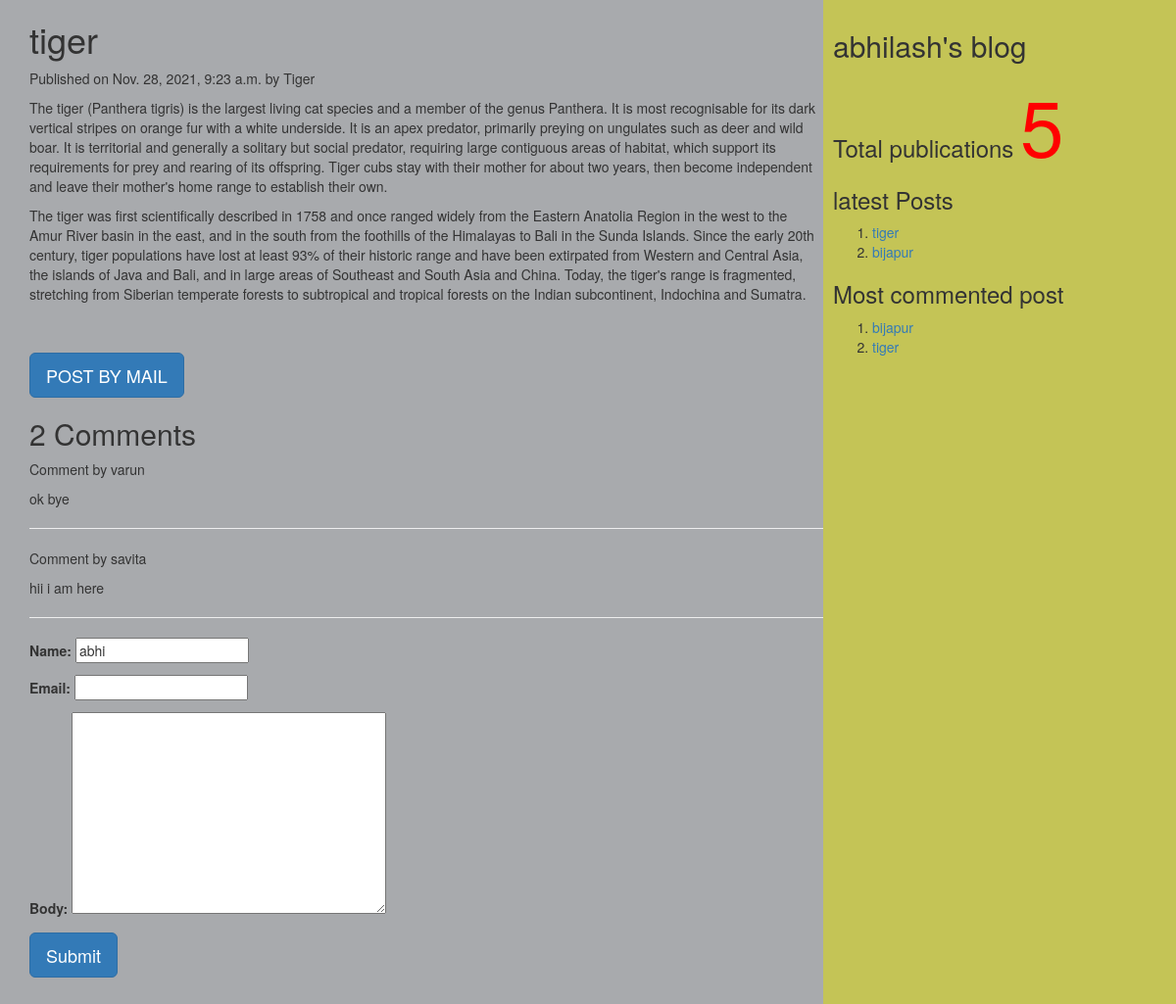
Page /2021/11/28/tiger/ on the committed database.
### myApp/models.py (models this page shows, shortened)
class Post(models.Model):
    tags=TaggableManager()
    STATUS_CHOICES=(('draft','Draft'),('published','Published'))
    title=models.CharField(max_length=256)
    slug=models.SlugField(max_length=264,unique_for_date='publish')
    author=models.ForeignKey(User,related_name='blog_posts',on_delete=models.CASCADE)
    body=models.TextField()
    publish=models.DateTimeField(default=timezone.now)
    created=models.DateTimeField(auto_now_add=True)
    updated=models.DateTimeField(auto_now=True)
    status=models.CharField(max_length=10,choices=STATUS_CHOICES,default='draft')
    objects=CustomManager()
    class Meta:
        ordering=('-publish',)
    def get_absolute_url(self):
        return reverse('post_details',args=[self.publish.year,self.publish.strftime('%m'),self.publish.strftime('%d'),self.slug])

class Comment(models.Model):
    post=models.ForeignKey(Post,related_name="comments",on_delete=models.CASCADE)
    name=models.CharField(max_length=50,default="abhi")
    email=models.EmailField()
    body=models.TextField()
    created=models.DateTimeField(auto_now_add=True)
    updated=models.DateTimeField(auto_now=True)
    active=models.BooleanField(default=True)
    class Meta:
        ordering=('created',)

### myApp/views.py (the view, shortened to what this page needs)
# urls.py: url(r'(?P<year>\d{4})/(?P<month>\d{2})/(?P<day>\d{2})/(?P<post>[-\w]+)/$',views.post_details_view,name='post_details'),
def post_details_view(request,year,month,day,post):
    post=get_object_or_404(Post,slug=post,publish__year=year,publish__month=month,publish__day=day)
    comments=post.comments.filter(active=True)
    csubmit=False
    form=CommentForm()
    d={'post':post,'form':form,'csubmit':csubmit,'comments':comments}
    return render(request,'myApp/post_details.html',d)

### myApp/forms.py
class CommentForm(forms.ModelForm):
    class Meta:
        model=Comment
        fields=('name','email','body')

### myApp/models.py (called while the page is built)
    def get_queryset(self):
        return super().get_queryset().filter(status='published')

### myApp/templatetags/mytags.py (called while the page is built)
@register.simple_tag
def total_posts():
    return Post.objects.count()

@register.inclusion_tag('myApp/latest_post.html')
def show_latest_posts(count=3):
    latest_posts=Post.objects.order_by('-publish')[:count]
    return {'latest_posts':latest_posts}

@register.simple_tag
def get_most_commented_posts(count=2):
    return Post.objects.annotate(total_comments=Count('comments')).order_by('-total_comments')[:count]

### templates/myApp/post_details.html (shortened to what this page needs)
<html>
    {%extends 'myApp/parent.html'%}
        {%block content_block%}
        <h1>{{post.title}}</h1>
        <p>Published on {{post.publish}} by {{post.author|title}}</p>
        {{post.body|linebreaks}}<br><br>
        <a href="/{{post.id}}/share" class='btn btn-lg btn-primary'>POST BY MAIL</a>
        {%with comments.count as comments_count%}
        <h2>{{comments_count}} Comment{{comments_count|pluralize}}</h2>
        {%endwith%}
        {%if comments%}
          {%for c in comments%}
          <p>Comment {{forloop_counter}} by {{c.name}}</p>
          <div>{{c.body|linebreaks}}</div>
          <hr>
          {%endfor%}
        {%else%}
           <p>there are no comments</p>
           {%endif%}
            {%if csubmit%}
            <h2>Thank you..your comment has been added successfully!!</h2>
            {%else%}
            <form method="post">
                {{form.as_p}}
                <input type="submit" class='btn btn-lg btn-primary' value="Submit">
              </form>
            {%endif%}
        {%endblock%}

### templates/myApp/parent.html (shortened to what this page needs)
{%load mytags%}
<html>
     <head>
       <link rel="stylesheet" href="https://maxcdn.bootstrapcdn.com/bootstrap/3.3.7/css/bootstrap.min.css">
     </head>
     <body>
       <div class="content" style="width:70%;float:left;background-color:#a8aaad;height:300%;padding:0 0 0 30px">
         {%block content_block%}
         {%endblock%}
       </div>
       <div class="sidebar" style="width:30%;float:right;background-color:#c4c456;height:300%;padding:10px">
                <h2> abhilash's blog</h2>
                <h3> Total publications
                <span style="color:red;font-size:80px">
                  {%total_posts%}</span>
                  <h3>latest Posts</h3>
                  {%show_latest_posts 2%}
                  <h3>Most commented post</h3>
                    {%get_most_commented_posts as m%}
                    <ol>
                      {%for post in m%}
                      <li><a href="{{post.get_absolute_url}}">{{post.title}}</a></li>
                      {%endfor%}
                    </ol>
              </h3>
       </div>
    </body>
    </html>

### templates/myApp/latest_post.html
<html>
<body>
  <ol>
  {% for post in latest_posts%}
  <li><a href="{{post.get_absolute_url}}">{{post.title}}</a></li>
  {%endfor%}
</ol>
  </body>
  </html>

### rows in the picture
Post: title "tiger", publish "Nov. 28, 2021, 9:23 a.m.", author "Tiger", body "The tiger (Panthera tigris) is the largest living cat species and a member of the genus Panthera. It is most recognisable for its dark vertical stripes on orange fur with a white underside. It is an apex predator, primarily preying on ungulates such as deer and wild boar. It is territorial and generally a solitary but social predator, requiring large contiguous areas of habitat, which support its requirements for prey and rearing of its offspring. Tiger cubs stay with their mother for about two years, then become independent and leave their mother's home range to establish their own. The tiger was first scientifically described in 1758 and once ranged widely from the Eastern Anatolia Region…"
Comment: name "varun", body "ok bye"
Comment: name "savita", body "hii i am here"
Post: title "bijapur"

### other values in the picture
{{ comments_count }} "2"
